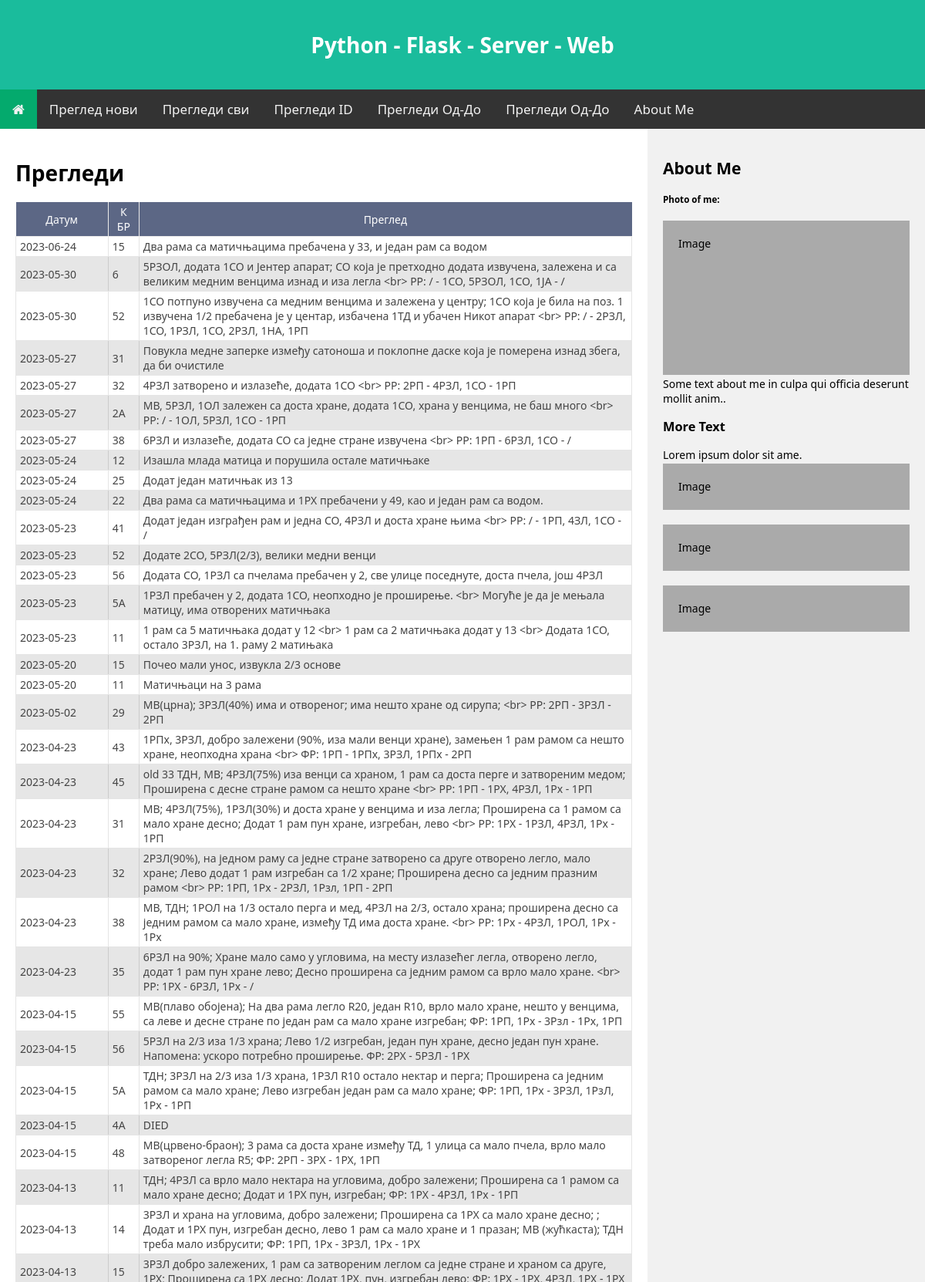
The app's page /inspect_all (upper part) with its own data.
### tables this page shows
CREATE TABLE inspect (id INTEGER PRIMARY KEY ASC AUTOINCREMENT NOT NULL, hive_id TEXT (2) NOT NULL, note NVARCHAR (255) NOT NULL, date DATE NOT NULL);

### app.py (the view)
@app.route("/inspect_all")
def inspect_all():
    db = os.path.join(app.root_path, 'pcelinjak.db')
    con = sqlite3.connect(db)
    cur = con.cursor()
    sql="""
    SELECT date, hive_id, note
    FROM inspect
    ORDER BY date DESC
    """
    cur.execute(sql)
    rew=cur.fetchall()
    con.close()
    nasl="Прегледи"
    return render_template("inspect_all.html", naslov=nasl, review=rew)

### templates/inspect_all.html
{% extends 'template.html' %}
{% block content %}
  {% if naslov %}
    <h1>{{naslov}}</h1>
  {% endif%}
	<table class="nice-table">
		<tr>
			<th width="15%">Датум</th><th width="5%">К БР</th><th width="80%">Преглед</th>
		</tr>
		{% for (date, hive_id, observation) in review %}
			<tr>
				<td>{{ date }}</td><td>{{ hive_id }}</td><td>{{ observation }}</td>
			</tr>
		{% endfor %}
	</table>
{% endblock content %}

### static/css/style.css (style rules this page uses)
* { box-sizing: border-box; }
body { margin: 0; font-family: 'Segoe UI', Tahoma, Geneva, Verdana, sans-serif; font-size: 14px; }

### static/css/nice_table.css (style rules this page uses)
.nice-table { border-collapse: collapse; border-spacing: 0; width: 100%; }
.nice-table tr:first-child th { border-top: 0; }
.nice-table th:first-child { border-left: 0; }
.nice-table tr:first-child th:last-child { border-right-color: #5c6785; }
.nice-table th { background-color: #5c6785; color: white; font-weight: normal; }
.nice-table th, .nice-table td { border: 1px solid #ebebeb; padding: 3px 5px; }
.nice-table td { background-color: #e6e6e6; border-color: #e5e5e5; border-right-color: #ccc; color: #444; }
.nice-table td:last-child { border-right-color: #e5e5e5; }
.nice-table tr:nth-of-type(even) td { background-color: #fff; border-right-color: #e5e5e5; }

### records on screen
inspect: date "2023-06-24", hive "15", note "Два рама са матичњацима пребачена у 33, и један рам са водом"
inspect: date "2023-05-30", hive "6", note "5РЗОЛ, додата 1СО и Јентер апарат; СО која је претходно додата извучена, залежена и са великим медним венцима изнад и иза легла <br> РР: / - 1СО, 5РЗОЛ, 1СО, 1ЈА - /"
inspect: date "2023-05-30", hive "52", note "1СО потпуно извучена са медним венцима и залежена у центру; 1СО која је била на поз. 1 извучена 1/2 пребачена је у центар, избачена 1ТД и убачен Никот апарат <br> РР: / - 2РЗЛ, 1СО, 1РЗЛ, 1СО, 2РЗЛ, 1НА, 1РП"
inspect: date "2023-05-27", hive "31", note "Повукла медне заперке између сатоноша и поклопне даске која је померена изнад збега, да би очистиле"
inspect: date "2023-05-27", hive "32", note "4РЗЛ затворено и излазеће, додата 1СО <br> РР: 2РП - 4РЗЛ, 1СО - 1РП"
inspect: date "2023-05-27", hive "2A", note "МВ, 5РЗЛ, 1ОЛ залежен са доста хране, додата 1СО, храна у венцима, не баш много <br> РР: / - 1ОЛ, 5РЗЛ, 1СО - 1РП"
inspect: date "2023-05-27", hive "38", note "6РЗЛ и излазеће, додата СО са једне стране извучена <br> РР: 1РП - 6РЗЛ, 1СО - /"
inspect: date "2023-05-24", hive "12", note "Изашла млада матица и порушила остале матичњаке"
inspect: date "2023-05-24", hive "25", note "Додат један матичњак из 13"
inspect: date "2023-05-24", hive "22", note "Два рама са матичњацима и 1РХ пребачени у 49, као и један рам са водом."
inspect: date "2023-05-23", hive "41", note "Додат један изграђен рам и једна СО, 4РЗЛ и доста хране њима <br> РР: / - 1РП, 4ЗЛ, 1СО - /"
inspect: date "2023-05-23", hive "52", note "Додате 2СО, 5РЗЛ(2/3), велики медни венци"
inspect: date "2023-05-23", hive "56", note "Додата СО, 1РЗЛ са пчелама пребачен у 2, све улице поседнуте, доста пчела, још 4РЗЛ"
inspect: date "2023-05-23", hive "5A", note "1РЗЛ пребачен у 2, додата 1СО, неопходно је проширење. <br> Могуће је да је мењала матицу, има отворених матичњака"
inspect: date "2023-05-23", hive "11", note "1 рам са 5 матичњака додат у 12 <br> 1 рам са 2 матичњака додат у 13 <br> Додата 1СО, остало 3РЗЛ, на 1. раму 2 матињака"
inspect: date "2023-05-20", hive "15", note "Почео мали унос, извукла 2/3 основе"
inspect: date "2023-05-20", hive "11", note "Матичњаци на 3 рама"
inspect: date "2023-05-02", hive "29", note "МВ(црна); 3РЗЛ(40%) има и отвореног; има нешто хране од сирупа; <br> РР: 2РП - 3РЗЛ - 2РП"
inspect: date "2023-04-23", hive "43", note "1РПх, 3РЗЛ, добро залежени (90%, иза мали венци хране), замењен 1 рам рамом са нешто хране, неопходна храна <br> ФР: 1РП - 1РПх, 3РЗЛ, 1РПх - 2РП"
inspect: date "2023-04-23", hive "45", note "old 33 ТДН, МВ; 4РЗЛ(75%) иза венци са храном, 1 рам са доста перге и затвореним медом; Проширена с десне стране рамом са нешто хране <br> РР: 1РП - 1РХ, 4РЗЛ, 1Рх - 1РП"
inspect: date "2023-04-23", hive "31", note "МВ; 4РЗЛ(75%), 1РЗЛ(30%) и доста хране у венцима и иза легла; Проширена са 1 рамом са мало хране десно; Додат 1 рам пун хране, изгребан, лево <br> РР: 1РХ - 1РЗЛ, 4РЗЛ, 1Рх - 1РП"
inspect: date "2023-04-23", hive "32", note "2РЗЛ(90%), на једном раму са једне стране затворено са друге отворено легло, мало хране; Лево додат 1 рам изгребан са 1/2 хране; Проширена десно са једним празним рамом <br> РР: 1РП, 1Рх - 2РЗЛ, 1Рзл, 1РП - 2РП"
inspect: date "2023-04-23", hive "38", note "МВ, ТДН; 1РОЛ на 1/3 остало перга и мед, 4РЗЛ на 2/3, остало храна; проширена десно са једним рамом са мало хране, између ТД има доста хране. <br> РР: 1Рх - 4РЗЛ, 1РОЛ, 1Рх - 1Рх"
inspect: date "2023-04-23", hive "35", note "6РЗЛ на 90%; Хране мало само у угловима, на месту излазећег легла, отворено легло, додат 1 рам пун хране лево; Десно проширена са једним рамом са врло мало хране. <br> РР: 1РХ - 6РЗЛ, 1Рх - /"
inspect: date "2023-04-15", hive "55", note "МВ(плаво обојена); На два рама легло R20, један R10, врло мало хране, нешто у венцима, са леве и десне стране по један рам са мало хране изгребан; ФР: 1РП, 1Рх - 3Рзл - 1Рх, 1РП"
inspect: date "2023-04-15", hive "56", note "5РЗЛ на 2/3 иза 1/3 храна; Лево 1/2 изгребан, један пун хране, десно један пун хране. Напомена: ускоро потребно проширење. ФР: 2РХ - 5РЗЛ - 1РХ"
inspect: date "2023-04-15", hive "5A", note "ТДН; 3РЗЛ на 2/3 иза 1/3 храна, 1РЗЛ R10 остало нектар и перга; Проширена са једним рамом са мало хране; Лево изгребан један рам са мало хране; ФР: 1РП, 1Рх - 3РЗЛ, 1РзЛ, 1Рх - 1РП"
inspect: date "2023-04-15", hive "4A", note "DIED"
inspect: date "2023-04-15", hive "48", note "МВ(црвено-браон); 3 рама са доста хране између ТД, 1 улица са мало пчела, врло мало затвореног легла R5; ФР: 2РП - 3РХ - 1РХ, 1РП"
inspect: date "2023-04-13", hive "11", note "ТДН; 4РЗЛ са врло мало нектара на угловима, добро залежени; Проширена са 1 рамом са мало хране десно; Додат и 1РХ пун, изгребан; ФР: 1РХ - 4РЗЛ, 1Рх - 1РП"
inspect: date "2023-04-13", hive "14", note "3РЗЛ и храна на угловима, добро залежени; Проширена са 1РХ са мало хране десно; ; Додат и 1РХ пун, изгребан десно, лево 1 рам са мало хране и 1 празан; МВ (жућкаста); ТДН треба мало избрусити; ФР: 1РП, 1Рх - 3РЗЛ, 1Рх - 1РХ"
inspect: date "2023-04-13", hive "15"

### other values on screen
{{ naslov }} "Прегледи"
